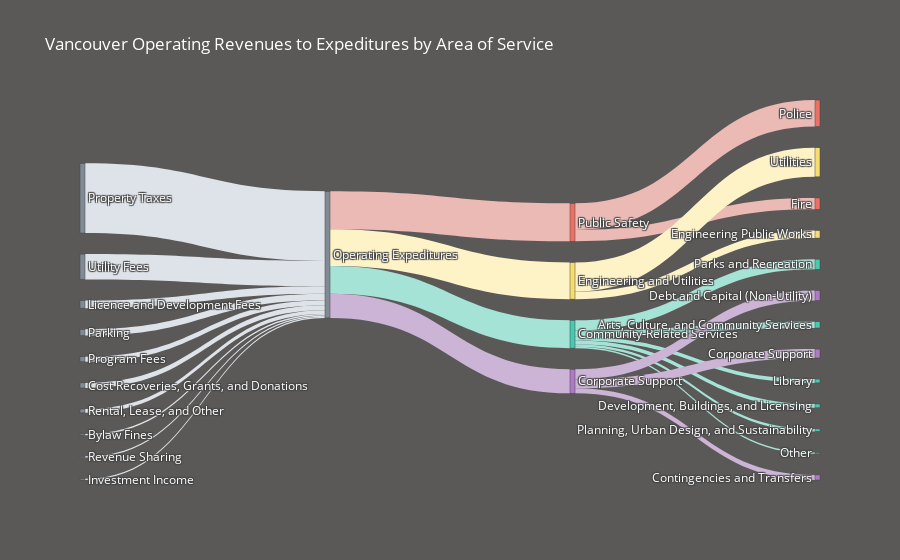

Notebook code for this chart:
### Code cell
# data to dict, dict to sankey
link = dict(source = source, target = target, value = value, color=color_link)
node = dict(label = label, pad=25, thickness=5, color=color_node)
data = go.Sankey(link = link, node=node, arrangement= 'freeform')

# plot
fig = go.Figure(data)
fig.update_layout(
    hovermode = 'x',
    title="Vancouver Operating Revenues to Expeditures by Area of Service",
    font=dict(size = 12, color = 'white'),
    paper_bgcolor='#5B5958',
)
fig.show()

### Figure 1 — Plotly figure (JSON) as saved in the notebook; plotly's stock layout.template omitted (floating-point values rounded to 4 significant figures)
{"data": [{"arrangement": "freeform", "link": {"color": ["#DEE3E9", "#DEE3E9", "#DEE3E9", "#DEE3E9", "#DEE3E9", "#DEE3E9", "#DEE3E9", "#DEE3E9", "#DEE3E9", "#DEE3E9", "#EBBAB5", "#FEF3C7", "#A6E3D7", "#CBB4D5", "#EBBAB5", "#EBBAB5", "#FEF3C7", "#FEF3C7", "#A6E3D7", "#A6E3D7", "#A6E3D7", "#A6E3D7", "#A6E3D7", "#A6E3D7", "#CBB4D5", "#CBB4D5", "#CBB4D5"], "source": [0, 1, 2, 3, 4, 5, 6, 7, 8, 9, 10, 10, 10, 10, 11, 11, 12, 12, 13, 13, 13, 13, 13, 13, 14, 14, 14], "target": [10, 10, 10, 10, 10, 10, 10, 10, 10, 10, 11, 12, 13, 14, 15, 16, 17, 18, 19, 20, 21, 22, 23, 24, 25, 26, 27], "value": [888250, 323000, 96900, 80750, 64600, 64600, 48450, 16150, 16150, 16150, 484500, 468350, 355300, 306850, 339150, 145350, 371450, 96900, 129200, 80750, 48450, 48450, 32300, 16150, 113050, 129200, 64600]}, "node": {"color": ["#808B96", "#808B96", "#808B96", "#808B96", "#808B96", "#808B96", "#808B96", "#808B96", "#808B96", "#808B96", "#808B96", "#EC7063", "#F7DC6F", "#48C9B0", "#AF7AC5", "#EC7063", "#EC7063", "#F7DC6F", "#F7DC6F", "#48C9B0", "#48C9B0", "#48C9B0", "#48C9B0", "#48C9B0", "#48C9B0", "#AF7AC5", "#AF7AC5", "#AF7AC5"], "label": ["Property Taxes", "Utility Fees", "Licence and Development Fees", "Parking", "Program Fees", "Cost Recoveries, Grants, and Donations", "Rental, Lease, and Other", "Bylaw Fines", "Revenue Sharing", "Investment Income", "Operating Expeditures", "Public Safety", "Engineering and Utilities", "Community-Related Services", "Corporate Support", "Police", "Fire", "Utilities", "Engineering Public Works", "Parks and Recreation", "Arts, Culture, and Community Services", "Library", "Development, Buildings, and Licensing", "Planning, Urban Design, and Sustainability", "Other", "Corporate Support", "Debt and Capital (Non-Utility)", "Contingencies and Transfers"], "pad": 25, "thickness": 5}, "type": "sankey"}], "layout": {"autosize": true, "font": {"color": "white", "size": 12}, "hovermode": "x", "paper_bgcolor": "#5B5958", "title": {"text": "Vancouver Operating Revenues to Expeditures by Area of Service"}}}
